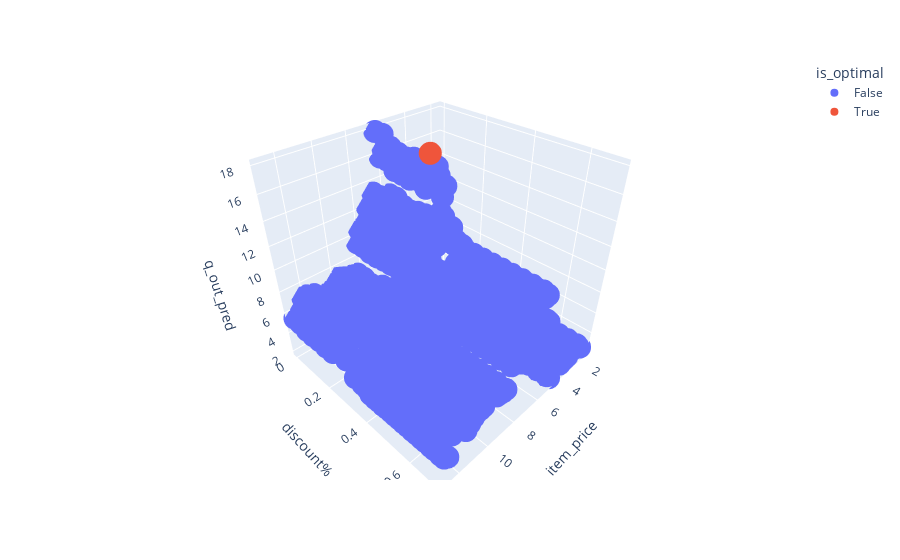

Write notebook code for a chart like this one.
### Code cell
import plotly.express as px

# all three of these worked
fig.show(renderer='iframe')
fig.show(renderer='iframe_connected')
fig.show(renderer='colab')

plt = px.scatter_3d(optimal, x='item_price', y='discount%', z='q_out_pred', color='is_optimal')
plt.show()

### Figure 1 — Plotly figure (JSON) as saved in the notebook; plotly's stock layout.template omitted (floating-point values rounded to 4 significant figures; data arrays with more than 128 entries replaced by an {"elided": "..."} marker saying what was removed)
{"data": [{"hovertemplate": "is_optimal=False<br>item_price=%{x}<br>discount%=%{y}<br>q_out_pred=%{z}<extra></extra>", "legendgroup": "False", "marker": {"color": "#636efa", "symbol": "circle"}, "mode": "markers", "name": "False", "scene": "scene", "showlegend": true, "type": "scatter3d", "x": {"elided": "999 float values"}, "y": {"elided": "999 float values"}, "z": {"elided": "999 float values"}}, {"hovertemplate": "is_optimal=True<br>item_price=%{x}<br>discount%=%{y}<br>q_out_pred=%{z}<extra></extra>", "legendgroup": "True", "marker": {"color": "#EF553B", "symbol": "circle"}, "mode": "markers", "name": "True", "scene": "scene", "showlegend": true, "type": "scatter3d", "x": [6.433], "y": [0.2579], "z": [17.9]}], "layout": {"legend": {"title": {"text": "is_optimal"}, "tracegroupgap": 0}, "margin": {"t": 60}, "scene": {"domain": {"x": [0, 1], "y": [0, 1]}, "xaxis": {"title": {"text": "item_price"}}, "yaxis": {"title": {"text": "discount%"}}, "zaxis": {"title": {"text": "q_out_pred"}}}}}
